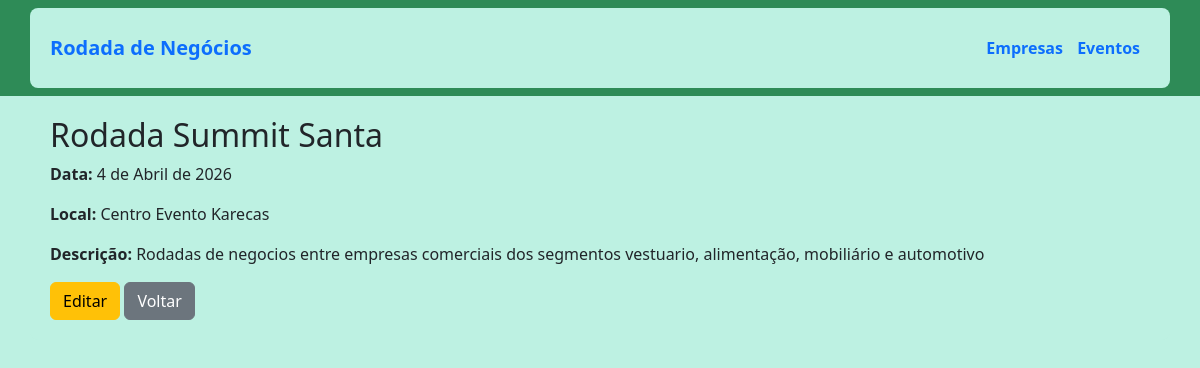
The app's page /eventos/1/ (signed in) with its own data.
### core/models.py (models this page shows, shortened)
class Evento(models.Model):
    nome = models.CharField(max_length=255)
    data = models.DateField(default=timezone.now)
    local = models.CharField(max_length=255)
    descricao = models.TextField(blank=True)
    inicio_ev = models.TimeField(default=time(8, 0))
    termino_ev = models.TimeField(default=time(18, 0))

### core/views.py (the view)
# urls.py: path('eventos/<int:pk>/', views.EventoDetailView.as_view(), name='evento_detail'),
class EventoDetailView(DetailView):
    model = Evento
    template_name = 'core/evento_detail.html'
    context_object_name = 'evento'

### core/templates/core/evento_detail.html
{% extends 'core/base.html' %}
{% load static %}
{% block content %}
<h2>{{ evento.nome }}</h2>
<p><strong>Data:</strong> {{ evento.data }}</p>
<p><strong>Local:</strong> {{ evento.local }}</p>
<p><strong>Descrição:</strong> {{ evento.descricao }}</p>
<a href="{% url 'core:evento_update' evento.id %}" class="btn btn-warning">Editar</a>
<a href="{% url 'core:evento_list' %}" class="btn btn-secondary">Voltar</a>
{% endblock %}

### core/static/core/css/style.css (style rules this page uses)
body { background-color: #bdf1e2; }

### records on screen
Evento: nome "Rodada Summit Santa", data "4 de Abril de 2026", local "Centro Evento Karecas", descricao "Rodadas de negocios entre empresas comerciais dos segmentos vestuario, alimentação, mobiliário e automotivo"
